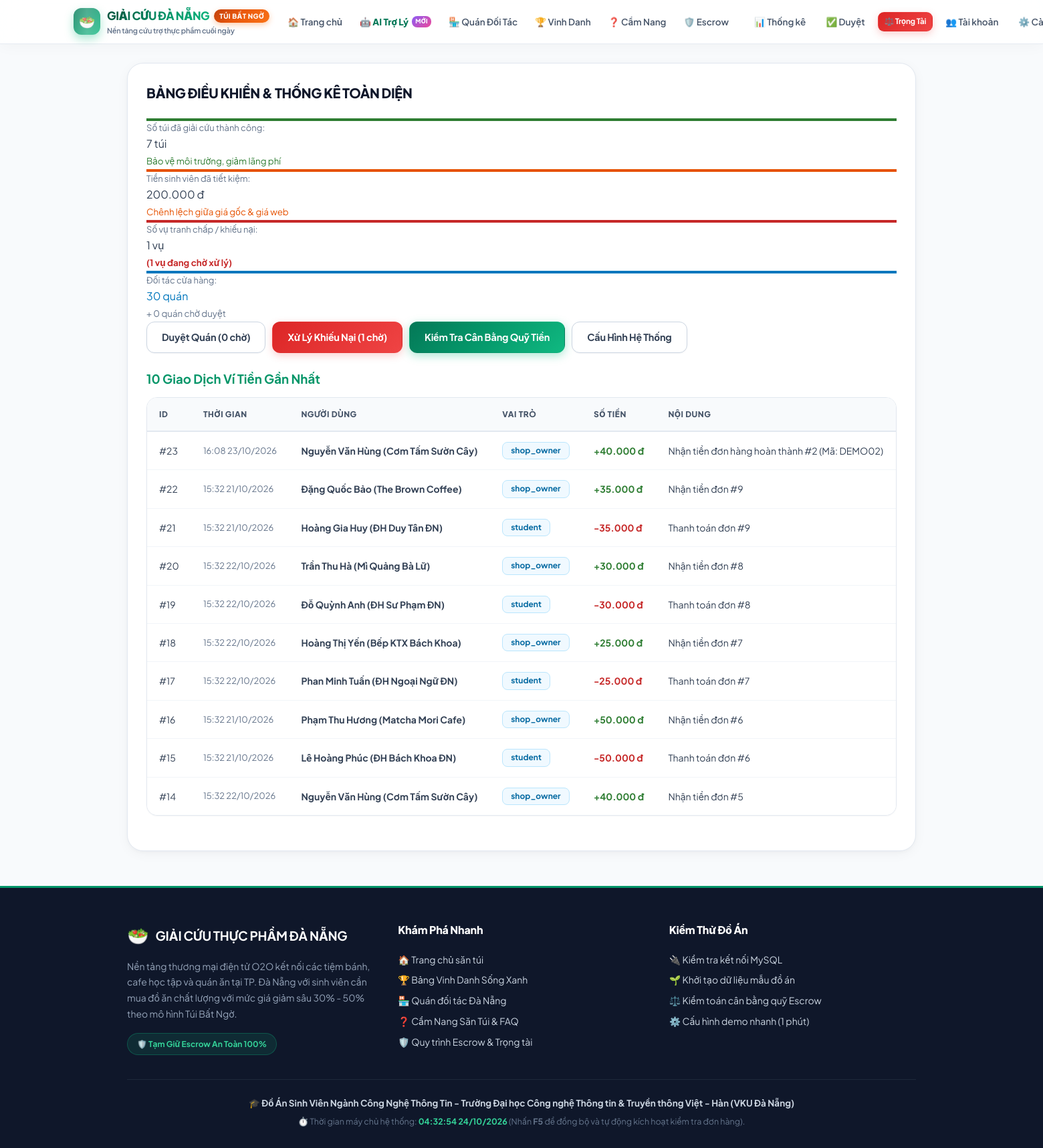
The app's page /admin/thong_ke.php (signed in) with its own data.
### tables this page shows
CREATE TABLE `wallet_logs` (
  `id` int(11) NOT NULL AUTO_INCREMENT,
  `user_id` int(11) NOT NULL,
  `amount` decimal(12,2) NOT NULL,
  `reason` varchar(255) NOT NULL,
  `order_id` int(11) DEFAULT NULL,
  `created_at` datetime DEFAULT current_timestamp(),
  PRIMARY KEY (`id`),
  KEY `fk_wallet_logs_user` (`user_id`),
  CONSTRAINT `fk_wallet_logs_user` FOREIGN KEY (`user_id`) REFERENCES `users` (`id`) ON DELETE CASCADE
);

CREATE TABLE `users` (
  `id` int(11) NOT NULL AUTO_INCREMENT,
  `name` varchar(100) NOT NULL,
  `email` varchar(100) NOT NULL,
  `password` varchar(255) NOT NULL,
  `role` enum('student','shop_owner','admin') NOT NULL DEFAULT 'student',
  `balance` decimal(12,2) NOT NULL DEFAULT 0.00,
  `warning_count` int(11) NOT NULL DEFAULT 0,
  `is_locked` tinyint(1) NOT NULL DEFAULT 0,
  `created_at` datetime DEFAULT current_timestamp(),
  `university` varchar(150) DEFAULT 'Đại học CNTT&TT Việt - Hàn (VKU)',
  PRIMARY KEY (`id`),
  UNIQUE KEY `email` (`email`)
);

### functions.php (called while the page is built, shortened)
<?php
function format_money($amount) {
    return number_format((float)$amount, 0, ',', '.') . ' đ';
}
function format_datetime($datetime) {
    $timestamp = strtotime($datetime);
    return date('H:i d/m/Y', $timestamp);
}
?>

### admin/thong_ke.php (the view, shortened to what this page needs)
<?php
require_once __DIR__ . '/../config.php';
require_once __DIR__ . '/../functions.php';
$sql_rescued = "SELECT COUNT(*) AS total FROM orders WHERE status IN ('hoan_thanh', 'chuyen_tien_quan')";
$total_rescued = mysqli_fetch_assoc(mysqli_query($conn, $sql_rescued))['total'];
$sql_saved = "SELECT COALESCE(SUM(b.original_price - o.price), 0) AS saved_money
              FROM orders o
              JOIN bags b ON o.bag_id = b.id
              WHERE o.status IN ('hoan_thanh', 'chuyen_tien_quan')";
$total_saved_money = mysqli_fetch_assoc(mysqli_query($conn, $sql_saved))['saved_money'];
$sql_disp = "SELECT COUNT(*) AS total FROM disputes";
$total_disputes = mysqli_fetch_assoc(mysqli_query($conn, $sql_disp))['total'];
$sql_pending_disp = "SELECT COUNT(*) AS total FROM disputes WHERE status IN ('cho_shop_phan_hoi', 'cho_admin_xu_ly')";
$pending_disputes = mysqli_fetch_assoc(mysqli_query($conn, $sql_pending_disp))['total'];
$total_shops_approved = mysqli_fetch_assoc(mysqli_query($conn, "SELECT COUNT(*) AS total FROM shops WHERE status = 'da_duyet'"))['total'];
$total_shops_pending = mysqli_fetch_assoc(mysqli_query($conn, "SELECT COUNT(*) AS total FROM shops WHERE status = 'cho_duyet'"))['total'];
$sql_recent_logs = "SELECT w.*, u.name AS user_name, u.role AS user_role
                    FROM wallet_logs w
                    JOIN users u ON w.user_id = u.id
                    ORDER BY w.id DESC LIMIT 10";
$recent_logs = mysqli_query($conn, $sql_recent_logs);
require_once __DIR__ . '/../header.php';
?>
<div class="card">
    <h2 class="card-title">BẢNG ĐIỀU KHIỂN & THỐNG KÊ TOÀN DIỆN</h2>
    <div class="stats-grid">
        <div class="stat-card" style="border-top: 4px solid #2e7d32;">
            <div style="font-size: 13px; color: var(--text-muted);">Số túi đã giải cứu thành công:</div>
            <div class="stat-value"><?php echo $total_rescued; ?> túi</div>
            <small style="color: #2e7d32;">Bảo vệ môi trường, giảm lãng phí</small>
        </div>
        <div class="stat-card" style="border-top: 4px solid #e65100;">
            <div style="font-size: 13px; color: var(--text-muted);">Tiền sinh viên đã tiết kiệm:</div>
            <div class="stat-value orange"><?php echo format_money($total_saved_money); ?></div>
            <small style="color: #e65100;">Chênh lệch giữa giá gốc & giá web</small>
        </div>
        <div class="stat-card" style="border-top: 4px solid #c62828;">
            <div style="font-size: 13px; color: var(--text-muted);">Số vụ tranh chấp / khiếu nại:</div>
            <div class="stat-value red"><?php echo $total_disputes; ?> vụ</div>
            <small style="color: #c62828; font-weight: bold;">(<?php echo $pending_disputes; ?> vụ đang chờ xử lý)</small>
        </div>
        <div class="stat-card" style="border-top: 4px solid #0277bd;">
            <div style="font-size: 13px; color: var(--text-muted);">Đối tác cửa hàng:</div>
            <div class="stat-value" style="color: #0277bd;"><?php echo $total_shops_approved; ?> quán</div>
            <small style="color: var(--text-muted);">+ <?php echo $total_shops_pending; ?> quán chờ duyệt</small>
        </div>
    </div>
    <div style="display: flex; gap: 10px; margin-bottom: 24px; flex-wrap: wrap;">
        <a href="<?php echo BASE_URL; ?>admin/duyet_quan.php" class="btn btn-outline">
            Duyệt Quán (<?php echo $total_shops_pending; ?> chờ)
        </a>
        <a href="<?php echo BASE_URL; ?>admin/tranh_chap.php" class="btn btn-danger">
            Xử Lý Khiếu Nại (<?php echo $pending_disputes; ?> chờ)
        </a>
        <a href="<?php echo BASE_URL; ?>admin/kiem_tra_tien.php" class="btn btn-primary">
            Kiểm Tra Cân Bằng Quỹ Tiền
        </a>
        <a href="<?php echo BASE_URL; ?>admin/cai_dat.php" class="btn btn-outline">
            Cấu Hình Hệ Thống
        </a>
    </div>
    <h3 style="color: var(--primary-color); margin-bottom: 12px;">10 Giao Dịch Ví Tiền Gần Nhất</h3>
    <div class="table-responsive">
        <table class="table">
            <thead>
                <tr>
                    <th>ID</th>
                    <th>Thời gian</th>
                    <th>Người dùng</th>
                    <th>Vai trò</th>
                    <th>Số tiền</th>
                    <th>Nội dung</th>
                </tr>
            </thead>
            <tbody>
                <?php while ($l = mysqli_fetch_assoc($recent_logs)): ?>
                    <tr>
                        <td>#<?php echo $l['id']; ?></td>
                        <td style="font-size: 13px; color: var(--text-muted);"><?php echo format_datetime($l['created_at']); ?></td>
                        <td><strong><?php echo htmlspecialchars($l['user_name']); ?></strong></td>
                        <td><span class="badge badge-info"><?php echo htmlspecialchars($l['user_role']); ?></span></td>
                        <td>
                            <?php if ($l['amount'] > 0): ?>
                                <strong style="color: #2e7d32;">+<?php echo format_money($l['amount']); ?></strong>
                            <?php else: ?>
                                <strong style="color: #c62828;"><?php echo format_money($l['amount']); ?></strong>
                            <?php endif; ?>
                        </td>
                        <td><?php echo htmlspecialchars($l['reason']); ?></td>
                    </tr>
                <?php endwhile; ?>
            </tbody>
        </table>
    </div>
</div>
<?php require_once __DIR__ . '/../footer.php'; ?>

### records on screen
wallet_logs: id "23", created_at "16:08 23/10/2026", user.name "Nguyễn Văn Hùng (Cơm Tấm Sườn Cây)", user.role "shop_owner", amount "40.000 đ", reason "Nhận tiền đơn hàng hoàn thành #2 (Mã: DEMO02)"
wallet_logs: id "22", created_at "15:32 21/10/2026", user.name "Đặng Quốc Bảo (The Brown Coffee)", user.role "shop_owner", amount "35.000 đ", reason "Nhận tiền đơn #9"
wallet_logs: id "21", created_at "15:32 21/10/2026", user.name "Hoàng Gia Huy (ĐH Duy Tân ĐN)", user.role "student", amount "-35.000 đ", reason "Thanh toán đơn #9"
wallet_logs: id "20", created_at "15:32 22/10/2026", user.name "Trần Thu Hà (Mì Quảng Bà Lữ)", user.role "shop_owner", amount "30.000 đ", reason "Nhận tiền đơn #8"
wallet_logs: id "19", created_at "15:32 22/10/2026", user.name "Đỗ Quỳnh Anh (ĐH Sư Phạm ĐN)", user.role "student", amount "-30.000 đ", reason "Thanh toán đơn #8"
wallet_logs: id "18", created_at "15:32 22/10/2026", user.name "Hoàng Thị Yến (Bếp KTX Bách Khoa)", user.role "shop_owner", amount "25.000 đ", reason "Nhận tiền đơn #7"
wallet_logs: id "17", created_at "15:32 22/10/2026", user.name "Phan Minh Tuấn (ĐH Ngoại Ngữ ĐN)", user.role "student", amount "-25.000 đ", reason "Thanh toán đơn #7"
wallet_logs: id "16", created_at "15:32 21/10/2026", user.name "Phạm Thu Hương (Matcha Mori Cafe)", user.role "shop_owner", amount "50.000 đ", reason "Nhận tiền đơn #6"
wallet_logs: id "15", created_at "15:32 21/10/2026", user.name "Lê Hoàng Phúc (ĐH Bách Khoa ĐN)", user.role "student", amount "-50.000 đ", reason "Thanh toán đơn #6"
wallet_logs: id "14", created_at "15:32 22/10/2026", user.name "Nguyễn Văn Hùng (Cơm Tấm Sườn Cây)", user.role "shop_owner", amount "40.000 đ", reason "Nhận tiền đơn #5"

### other values on screen
$total_rescued "7"
format_money($total_saved_money) "200.000 đ"
$total_disputes "1"
$pending_disputes "1"
$total_shops_approved "30"
$total_shops_pending "0"
